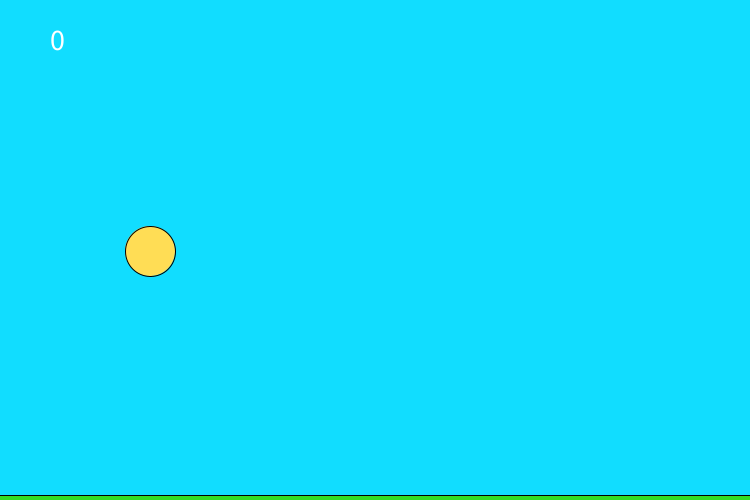
Frame 1 (no input)
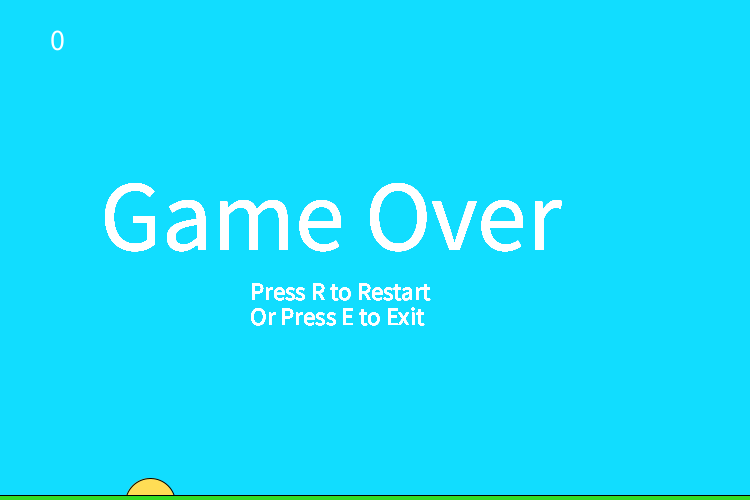
Frame 60 (the mouse pressed at the canvas centre just before this capture)
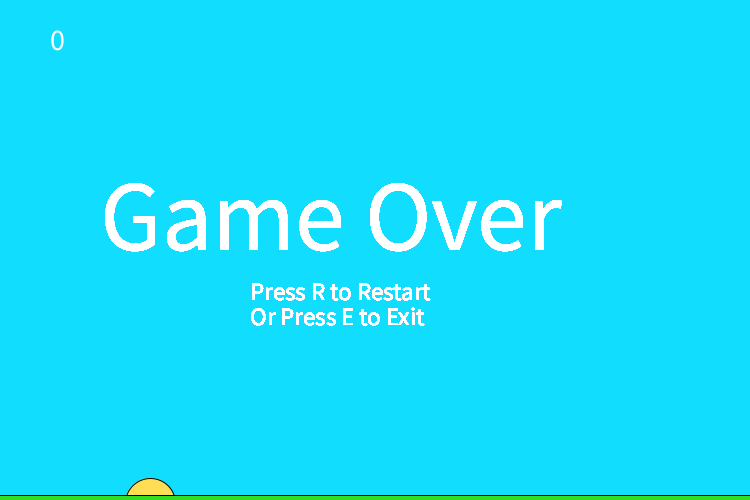
Frame 120 (the mouse held since frame 60 and released just before this capture)

The Processing sketch that drew these frames (run headless with seeded random() and noise(); from frame 60 on, the mouse is pressed at the canvas centre):

// Processing sketch: FlappyBird
// ── FlappyBird.pde

int x=150;
int y=250;
int velocity=0;
int gravity=1;
int pipex=1000;
int upperY=0;
int lowerY;
int pipeGap=200;
int upperPipeHeight = (int) random(100, 400);
boolean gameover=false;
int score=0;
void setup(){
  size(750, 500);


}

void draw(){

  if(y>490){
    gameover=true;
  }
  if (y < upperPipeHeight && x > pipex && x < (pipex+100)){
gameover=true;
}
     else if (y>lowerY && x > pipex && x < (pipex+100)) {
gameover=true;
}
if(gameover==false){

  lowerY = upperY + upperPipeHeight + pipeGap;
  background(17, 221, 255);
stroke(0, 0, 0);
  fill(0, 204, 0);
  pipex=pipex-5;
  rect(pipex, upperY, 100, upperPipeHeight);
    fill(0, 204, 0);
  rect(pipex, lowerY, 100, 500);
velocity=velocity+gravity;
y=y+velocity;
  fill(255, 221, 85);
ellipse(x, y, 50, 50);
fill(50, 221, 34);
rect(x-250, 495, 1000, 10);
textSize(30);
fill(255, 255, 255);
  text(score, 50, 50);
  if(pipex==-100){
    teleportPipes();
  }
}
else if(gameover==true){
  end();
}
if(pipex==150){
  score++;
}
}
void mousePressed(){
  velocity=-15;
}
void teleportPipes(){

  pipex=800;
  upperPipeHeight = (int) random(10, 385);
}
void end(){
  textSize(100);
  fill(255, 255, 255);
  text("Game Over", 100, 250);
    textSize(25);
  fill(255, 255, 255);
  text("Press R to Restart", 250, 300);
      textSize(25);
  fill(255, 255, 255);
  text("Or Press E to Exit", 250, 325);

  }
void keyPressed() {
  if(int(key)==114){
restart();
  }
  else if(int(key)==101){
    exit();
  }
}
void restart(){
  gameover=false;
  score=0;
  x=150;
  y=250;
  teleportPipes();
}
